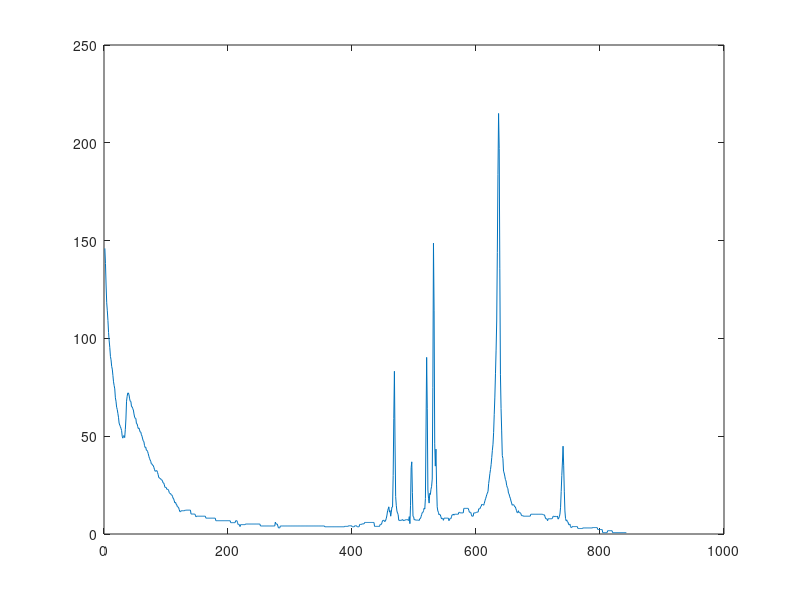

Write the MATLAB code that produced this figure. (Note: this script raises an error after producing the figure.)
clear;
clc;

M = load('datosgasdesconocido.txt');
x = M(:,2);
lumos = M(:,4);
plot(x, lumos);
[cantpeak, peaks] = findpeaks(lumos);
cftool(peaks, cantpeak);
